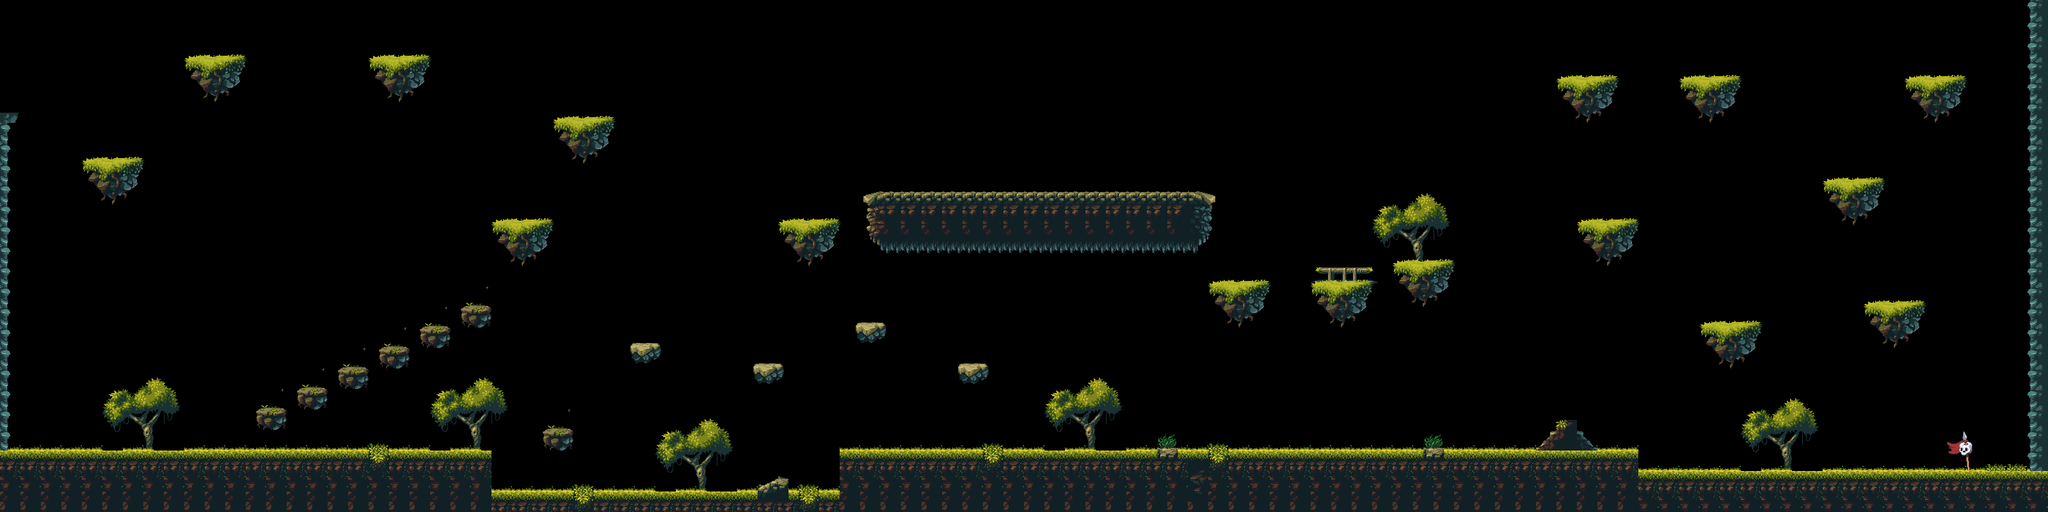

This is a level from a 2D game, rendered from its Tiled map with the project's own tilesets. A one-line summary and the map file follow, with tile-layer data summarised:
An orthogonal 100x25 tile map with 32x32 px tiles, 2 tile layers (graphic, stones), 2 tilesets and 58 objects.

<map version="1.0" orientation="orthogonal" renderorder="right-down" width="100" height="25" tilewidth="32" tileheight="32" nextobjectid="71">
 <tileset firstgid="1" name="tileset" tilewidth="32" tileheight="32" tilecount="290" columns="29">
  <image source="landscape/tileset.png" width="928" height="320" />
 </tileset>
 <tileset firstgid="291" name="landscape" tilewidth="100" tileheight="111" tilecount="13" columns="0">
  <tile id="0">
   <image width="32" height="30" source="landscape/elements/fence.png" />
  </tile>
  <tile id="1">
   <image width="41" height="30" source="landscape/elements/fence2.png" />
  </tile>
  <tile id="2">
   <image width="41" height="32" source="landscape/elements/fence3.png" />
  </tile>
  <tile id="3">
   <image width="16" height="96" source="landscape/elements/floorCenter.png" />
  </tile>
  <tile id="4">
   <image width="59" height="96" source="landscape/elements/floorLeft.png" />
  </tile>
  <tile id="5">
   <image width="59" height="96" source="landscape/elements/floorRight.png" />
  </tile>
  <tile id="6">
   <image width="32" height="46" source="landscape/elements/plat2.png" />
  </tile>
  <tile id="7">
   <image width="43" height="86" source="landscape/elements/plat3.png" />
  </tile>
  <tile id="8">
   <image width="48" height="38" source="landscape/elements/plat4.png" />
  </tile>
  <tile id="9">
   <image width="90" height="111" source="landscape/elements/plat5.png" />
  </tile>
  <tile id="10">
   <image width="100" height="75" source="landscape/elements/platform.png" />
  </tile>
  <tile id="11">
   <image width="43" height="63" source="flag.png" />
  </tile>
  <tile id="12">
   <image width="16" height="16" source="life.png" />
  </tile>
 </tileset>
 <layer name="graphic" width="100" height="25">
  <data>[2500 cells, 547 non-empty, 50 distinct tile ids]</data>
 </layer>
 <layer name="stones" width="100" height="25">
  <data>[2500 cells, 72 non-empty, 21 distinct tile ids]</data>
 </layer>
 <objectgroup name="end">
  <object id="61" x="3066" y="673.333" width="14.3333" height="60.6667" />
 </objectgroup>
 <objectgroup name="monster">
  <object id="62" x="314" y="665.333" width="284.667" height="30" />
 </objectgroup>
 <objectgroup name="life">
  <object id="65" gid="303" x="2182.5" y="695.5" width="16" height="16" />
  <object id="66" gid="303" x="997" y="534" width="16" height="16" />
  <object id="67" gid="303" x="1189.5" y="563" width="16" height="16" />
  <object id="68" gid="303" x="863" y="662.5" width="16" height="16" />
  <object id="69" gid="303" x="1351.5" y="499.5" width="16" height="16" />
 </objectgroup>
 <objectgroup name="player">
  <object id="1" x="60" y="638" width="11" height="10">
   <ellipse />
  </object>
 </objectgroup>
 <objectgroup name="bridge1">
  <object id="2" x="853" y="340" width="16" height="16">
   <ellipse />
  </object>
  <object id="3" x="1215" y="349" width="16" height="13">
   <ellipse />
  </object>
 </objectgroup>
 <objectgroup name="chain">
  <object id="5" x="644" y="136" width="12" height="11">
   <ellipse />
  </object>
  <object id="6" x="1384" y="381" width="12" height="13">
   <ellipse />
  </object>
  <object id="7" x="1529" y="383" width="8" height="12">
   <ellipse />
  </object>
  <object id="8" x="1837" y="385" width="6" height="9">
   <ellipse />
  </object>
  <object id="9" x="2660" y="176" width="15" height="12">
   <ellipse />
  </object>
  <object id="10" x="2473" y="173" width="9" height="7">
   <ellipse />
  </object>
  <object id="11" x="2868" y="314" width="8" height="16">
   <ellipse />
  </object>
  <object id="12" x="168" y="293" width="14" height="9">
   <ellipse />
  </object>
  <object id="13" x="331" y="142" width="20" height="13">
   <ellipse />
  </object>
  <object id="14" x="596" y="131" width="14" height="17">
   <ellipse />
  </object>
  <object id="52" x="27" y="182" width="11" height="10">
   <ellipse />
  </object>
 </objectgroup>
 <objectgroup name="crates">
  <object id="58" x="2057.33" y="382.667" width="78.6667" height="52" />
  <object id="59" x="1568" y="217.333" width="70.6667" height="82.6667" />
 </objectgroup>
 <objectgroup name="floors">
  <object id="15" x="2" y="705" width="764" height="92" />
  <object id="16" x="403.667" y="638.667" width="41" height="22" />
  <object id="18" x="469.167" y="607.333" width="41" height="22" />
  <object id="19" x="597.25" y="544" width="41" height="22" />
  <object id="20" x="531.75" y="575.334" width="41" height="22" />
  <object id="21" x="724.917" y="481" width="41" height="22" />
  <object id="22" x="659.417" y="512.334" width="41" height="22" />
  <object id="23" x="987.25" y="540.333" width="41" height="22" />
  <object id="24" x="852.75" y="673.667" width="41" height="22" />
  <object id="25" x="1339.25" y="508.333" width="41" height="22" />
  <object id="26" x="1178.75" y="572.667" width="41" height="22" />
  <object id="27" x="1499.5" y="569" width="41" height="22" />
  <object id="28" x="130.667" y="253.333" width="87.3333" height="44" />
  <object id="30" x="291" y="92.6667" width="87.3333" height="44" />
  <object id="31" x="583.667" y="92" width="87.3333" height="44" />
  <object id="32" x="773" y="348.667" width="87.3333" height="44" />
  <object id="33" x="869.667" y="189.333" width="87.3333" height="44" />
  <object id="34" x="1223.67" y="348" width="87.3333" height="44" />
  <object id="35" x="1358.67" y="303.333" width="532.667" height="80.6667" />
  <object id="36" x="1891" y="443.333" width="87.3333" height="44" />
  <object id="37" x="2056.33" y="440" width="87.3333" height="44" />
  <object id="38" x="2179.67" y="411.333" width="87.3333" height="44" />
  <object id="39" x="2469" y="347.333" width="87.3333" height="44" />
  <object id="40" x="2435" y="124" width="87.3333" height="44" />
  <object id="41" x="2630.33" y="123.333" width="87.3333" height="44" />
  <object id="42" x="2659" y="508.667" width="87.3333" height="44" />
  <object id="43" x="2852.33" y="284" width="87.3333" height="44" />
  <object id="44" x="2917" y="476.667" width="87.3333" height="44" />
  <object id="45" x="2981" y="124" width="87.3333" height="44" />
  <object id="46" x="3173" y="1" width="25" height="734" />
  <object id="47" x="2560" y="735" width="638" height="62" />
  <object id="48" x="1312" y="701" width="1247" height="97" />
  <object id="49" x="768" y="767" width="543" height="31" />
  <object id="50" x="2" y="177" width="11" height="525" />
  <object id="51" x="15" y="176" width="14" height="15" />
 </objectgroup>
</map>
